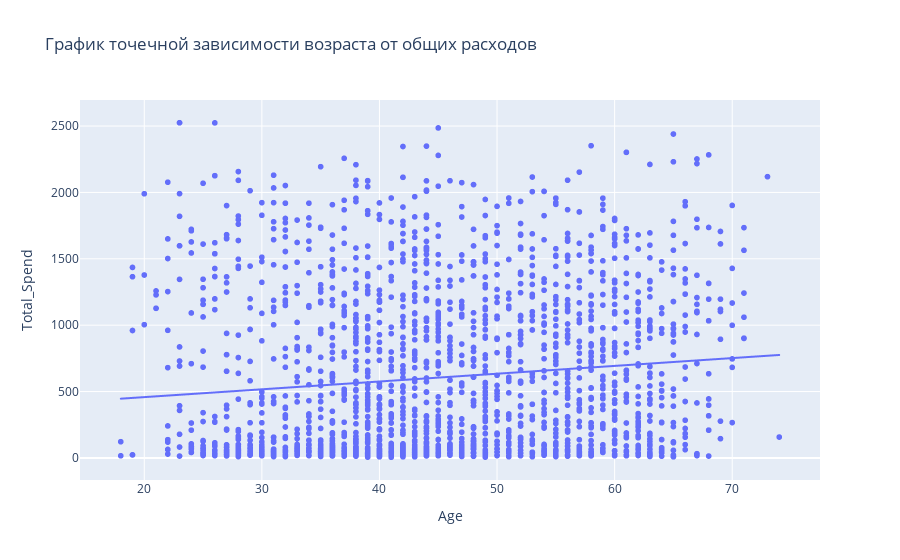

The notebook cell saved with this chart:
### Markdown cell above
- Основное отличие от предыдущего примера заключается в том, что вместо параметра hue="Kidhome" (наличие детей) здесь используется hue="Teenhome" (наличие подростков).

### Code cell
fig = px.scatter(df, x="Age", y="Total_Spend", trendline="ols", title="График точечной зависимости возраста от общих расходов")
fig.show()

### Figure 1 — Plotly figure (JSON) as saved in the notebook; plotly's stock layout.template omitted (floating-point values rounded to 4 significant figures; data arrays with more than 128 entries replaced by an {"elided": "..."} marker saying what was removed)
{"data": [{"hovertemplate": "Age=%{x}<br>Total_Spend=%{y}<extra></extra>", "legendgroup": "", "marker": {"color": "#636efa", "symbol": "circle"}, "mode": "markers", "name": "", "showlegend": false, "type": "scattergl", "x": {"elided": "2232 int values"}, "xaxis": "x", "y": {"elided": "2232 int values"}, "yaxis": "y"}, {"hovertemplate": "<b>OLS trendline</b><br>Total_Spend = 5.87884 * Age + 340.423<br>R<sup>2</sup>=0.013048<br><br>Age=%{x}<br>Total_Spend=%{y} <b>(trend)</b><extra></extra>", "legendgroup": "", "marker": {"color": "#636efa", "symbol": "circle"}, "mode": "lines", "name": "", "showlegend": false, "type": "scattergl", "x": {"elided": "2232 int values"}, "xaxis": "x", "y": {"elided": "2232 float values"}, "yaxis": "y"}], "layout": {"legend": {"tracegroupgap": 0}, "title": {"text": "График точечной зависимости возраста от общих расходов"}, "xaxis": {"anchor": "y", "domain": [0, 1], "title": {"text": "Age"}}, "yaxis": {"anchor": "x", "domain": [0, 1], "title": {"text": "Total_Spend"}}}}
